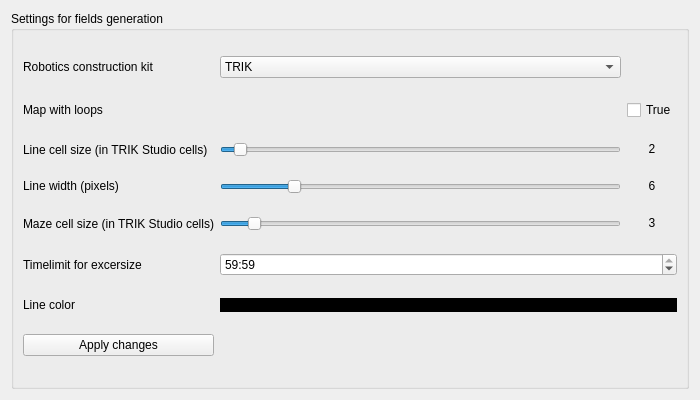
<?xml version="1.0" encoding="UTF-8"?>
<ui version="4.0">
 <class>settingsForm</class>
 <widget class="QWidget" name="settingsForm">
  <property name="windowModality">
   <enum>Qt::NonModal</enum>
  </property>
  <property name="geometry">
   <rect>
    <x>0</x>
    <y>0</y>
    <width>700</width>
    <height>400</height>
   </rect>
  </property>
  <property name="sizePolicy">
   <sizepolicy hsizetype="Fixed" vsizetype="Fixed">
    <horstretch>0</horstretch>
    <verstretch>0</verstretch>
   </sizepolicy>
  </property>
  <property name="minimumSize">
   <size>
    <width>700</width>
    <height>400</height>
   </size>
  </property>
  <property name="maximumSize">
   <size>
    <width>700</width>
    <height>400</height>
   </size>
  </property>
  <property name="windowTitle">
   <string>Settings</string>
  </property>
  <layout class="QHBoxLayout" name="horizontalLayout">
   <item>
    <widget class="QGroupBox" name="groupBox">
     <property name="title">
      <string>Settings for fields generation</string>
     </property>
     <layout class="QGridLayout" name="gridLayout">
      <item row="8" column="0">
       <widget class="QLabel" name="lineColorLabel">
        <property name="text">
         <string>Line color</string>
        </property>
       </widget>
      </item>
      <item row="0" column="0">
       <widget class="QLabel" name="roboticsKitLabel">
        <property name="sizePolicy">
         <sizepolicy hsizetype="Fixed" vsizetype="Fixed">
          <horstretch>0</horstretch>
          <verstretch>0</verstretch>
         </sizepolicy>
        </property>
        <property name="text">
         <string>Robotics construction kit</string>
        </property>
       </widget>
      </item>
      <item row="2" column="1">
       <widget class="QSlider" name="lineCellSizeSlider">
        <property name="toolTip">
         <string>&lt;html&gt;&lt;head/&gt;&lt;body&gt;&lt;p&gt;&lt;br/&gt;&lt;/p&gt;&lt;/body&gt;&lt;/html&gt;</string>
        </property>
        <property name="styleSheet">
         <string notr="true">QSlider::groove:vertical {
    background: red;
    position: absolute; /* absolutely position 4px from the left and right of the widget. setting margins on the widget should work too... */
    left: 4px; right: 4px;
}

QSlider::handle:vertical {
    height: 10px;
    background: green;
    margin: 0 -4px; /* expand outside the groove */
}

QSlider::add-page:vertical {
    background: white;
}

QSlider::sub-page:vertical {
    background: pink;
}</string>
        </property>
        <property name="minimum">
         <number>1</number>
        </property>
        <property name="maximum">
         <number>30</number>
        </property>
        <property name="value">
         <number>2</number>
        </property>
        <property name="sliderPosition">
         <number>2</number>
        </property>
        <property name="orientation">
         <enum>Qt::Horizontal</enum>
        </property>
       </widget>
      </item>
      <item row="4" column="0">
       <widget class="QLabel" name="mazeCellSizeLabel">
        <property name="text">
         <string>Maze cell size (in TRIK Studio cells)</string>
        </property>
       </widget>
      </item>
      <item row="9" column="0">
       <widget class="QPushButton" name="applyChangesButton">
        <property name="text">
         <string>Apply changes</string>
        </property>
       </widget>
      </item>
      <item row="6" column="0">
       <widget class="QLabel" name="timelimitLabel">
        <property name="text">
         <string>Timelimit for excersize</string>
        </property>
       </widget>
      </item>
      <item row="4" column="2" colspan="2">
       <widget class="QLabel" name="mazeCellSizeValue">
        <property name="text">
         <string>&lt;html&gt;&lt;head/&gt;&lt;body&gt;&lt;p align=&quot;center&quot;&gt;3&lt;/p&gt;&lt;/body&gt;&lt;/html&gt;</string>
        </property>
       </widget>
      </item>
      <item row="6" column="1" colspan="3">
       <widget class="QTimeEdit" name="excersizeTime">
        <property name="currentSection">
         <enum>QDateTimeEdit::MinuteSection</enum>
        </property>
        <property name="displayFormat">
         <string>mm:ss</string>
        </property>
        <property name="timeSpec">
         <enum>Qt::LocalTime</enum>
        </property>
        <property name="time">
         <time>
          <hour>0</hour>
          <minute>59</minute>
          <second>59</second>
         </time>
        </property>
       </widget>
      </item>
      <item row="3" column="2" colspan="2">
       <widget class="QLabel" name="linePixelSizeValue">
        <property name="text">
         <string>&lt;html&gt;&lt;head/&gt;&lt;body&gt;&lt;p align=&quot;center&quot;&gt;6&lt;/p&gt;&lt;/body&gt;&lt;/html&gt;</string>
        </property>
       </widget>
      </item>
      <item row="1" column="2" colspan="2">
       <widget class="QCheckBox" name="MazeLoopsCheckBox">
        <property name="sizePolicy">
         <sizepolicy hsizetype="Fixed" vsizetype="Fixed">
          <horstretch>0</horstretch>
          <verstretch>0</verstretch>
         </sizepolicy>
        </property>
        <property name="autoFillBackground">
         <bool>false</bool>
        </property>
        <property name="text">
         <string>True</string>
        </property>
        <property name="checked">
         <bool>false</bool>
        </property>
        <property name="tristate">
         <bool>false</bool>
        </property>
       </widget>
      </item>
      <item row="8" column="1" colspan="3">
       <widget class="QLabel" name="colorLabel">
        <property name="sizePolicy">
         <sizepolicy hsizetype="Ignored" vsizetype="Maximum">
          <horstretch>0</horstretch>
          <verstretch>0</verstretch>
         </sizepolicy>
        </property>
        <property name="styleSheet">
         <string notr="true">QLabel {background-color: rgb(0, 0, 0);}
</string>
        </property>
        <property name="text">
         <string/>
        </property>
       </widget>
      </item>
      <item row="3" column="0">
       <widget class="QLabel" name="linePixelSizeLabel">
        <property name="maximumSize">
         <size>
          <width>16777215</width>
          <height>17</height>
         </size>
        </property>
        <property name="text">
         <string>&lt;html&gt;&lt;head/&gt;&lt;body&gt;&lt;p&gt;Line width (pixels)&lt;/p&gt;&lt;/body&gt;&lt;/html&gt;</string>
        </property>
       </widget>
      </item>
      <item row="2" column="0">
       <widget class="QLabel" name="lineCellSizeLabel">
        <property name="text">
         <string>Line cell size (in TRIK Studio cells)</string>
        </property>
       </widget>
      </item>
      <item row="0" column="1">
       <widget class="QComboBox" name="roboticsKitList">
        <item>
         <property name="text">
          <string>TRIK</string>
         </property>
        </item>
        <item>
         <property name="text">
          <string>Lego EV3</string>
         </property>
        </item>
        <item>
         <property name="text">
          <string>XML</string>
         </property>
        </item>
       </widget>
      </item>
      <item row="4" column="1">
       <widget class="QSlider" name="mazeCellSizeSlider">
        <property name="toolTip">
         <string>&lt;html&gt;&lt;head/&gt;&lt;body&gt;&lt;p&gt;&lt;br/&gt;&lt;/p&gt;&lt;/body&gt;&lt;/html&gt;</string>
        </property>
        <property name="minimum">
         <number>1</number>
        </property>
        <property name="maximum">
         <number>30</number>
        </property>
        <property name="value">
         <number>3</number>
        </property>
        <property name="orientation">
         <enum>Qt::Horizontal</enum>
        </property>
       </widget>
      </item>
      <item row="3" column="1">
       <widget class="QSlider" name="linePixelSizeSlider">
        <property name="minimum">
         <number>1</number>
        </property>
        <property name="maximum">
         <number>30</number>
        </property>
        <property name="value">
         <number>6</number>
        </property>
        <property name="orientation">
         <enum>Qt::Horizontal</enum>
        </property>
       </widget>
      </item>
      <item row="1" column="0" colspan="2">
       <widget class="QLabel" name="MazeLoopsLabel">
        <property name="sizePolicy">
         <sizepolicy hsizetype="Fixed" vsizetype="Fixed">
          <horstretch>0</horstretch>
          <verstretch>0</verstretch>
         </sizepolicy>
        </property>
        <property name="text">
         <string>Map with loops</string>
        </property>
       </widget>
      </item>
      <item row="2" column="2" colspan="2">
       <widget class="QLabel" name="lineCellSizeValue">
        <property name="sizePolicy">
         <sizepolicy hsizetype="MinimumExpanding" vsizetype="Preferred">
          <horstretch>0</horstretch>
          <verstretch>0</verstretch>
         </sizepolicy>
        </property>
        <property name="text">
         <string>&lt;html&gt;&lt;head/&gt;&lt;body&gt;&lt;p align=&quot;center&quot;&gt;2&lt;/p&gt;&lt;/body&gt;&lt;/html&gt;</string>
        </property>
        <property name="scaledContents">
         <bool>false</bool>
        </property>
       </widget>
      </item>
     </layout>
    </widget>
   </item>
  </layout>
 </widget>
 <resources/>
 <connections/>
</ui>
